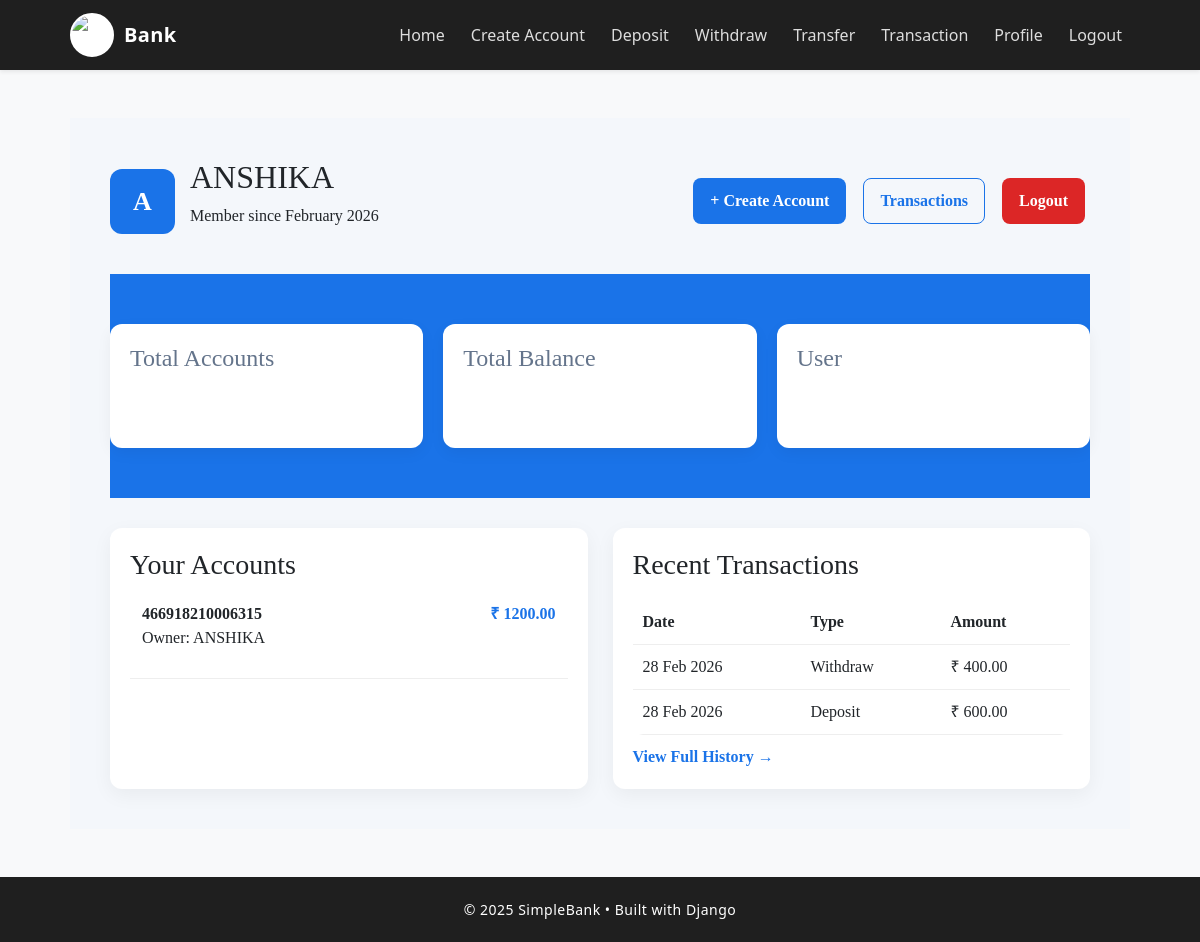
Screenshot of /profile/ (signed in) with the database file from the repository.
### bank/models.py (models this page shows, shortened)
class Account(models.Model):
    user = models.ForeignKey(settings.AUTH_USER_MODEL, on_delete=models.CASCADE)
    account_number = models.CharField(max_length=32, unique=True)
    balance = models.DecimalField(max_digits=12, decimal_places=2, default=0)

class Transaction(models.Model):
    TXN_TYPES = (
        ('CR', 'Credit'),
        ('DR', 'Debit'),
        ('TR', 'Transfer'),
        ('DP', 'Deposit'),
        ('WD', 'Withdraw'),
        ('RC', 'Received'),
    )
    account = models.ForeignKey(Account, on_delete=models.CASCADE, related_name='transactions')
    txn_type = models.CharField(max_length=2, choices=TXN_TYPES)
    amount = models.DecimalField(max_digits=12, decimal_places=2)
    timestamp = models.DateTimeField(auto_now_add=True)
    description = models.CharField(max_length=255, blank=True)
    class Meta:
        ordering = ['-timestamp']  # newest first

### bank/views.py (the view, shortened to what this page needs)
# urls.py: path('profile/', views.profile, name='profile'),
@login_required(login_url='login')
def profile(request):
    user = request.user
    accounts = Account.objects.filter(user=user)
    try:
        recent_transactions = Transaction.objects.filter(account__user=user).order_by('-timestamp')[:6]
    except DatabaseError:
        recent_transactions = []
    context = {
        "user": user,
        "accounts": accounts,
        "recent_transactions": recent_transactions,
    }
    return render(request, "profile.html", context)

### templates/profile.html (shortened to what this page needs)
{% extends "base.html" %}
{% block content %}
<section class="dashboard">
<div class="container">
<div class="profile-header">
    <div class="user-info">
        <div class="avatar">
            {{ user.username|slice:":1"|upper }}
        </div>
        <div>
            <h2>{{ user.get_full_name|default:user.username }}</h2>
            <p>Member since {{ user.date_joined|date:"F Y" }}</p>
        </div>
    </div>
    <div class="actions">
        <a href="{% url 'create_account' %}" class="btn primary">+ Create Account</a>
        <a href="{% url 'transactions' %}" class="btn outline">Transactions</a>
        <a href="{% url 'logout' %}" class="btn danger">Logout</a>
    </div>
</div>
<div class="stats">
    <div class="stat-card">
        <h4>Total Accounts</h4>
        <p>{{ accounts|length }}</p>
    </div>
    <div class="stat-card">
        <h4>Total Balance</h4>
        <p>
        </p>
    </div>
    <div class="stat-card">
        <h4>User</h4>
        <p>{{ user.username }}</p>
    </div>
</div>
<div class="grid">
<div class="card">
<h3>Your Accounts</h3>
{% if accounts %}
    {% for acc in accounts %}
    <div class="account-box">
        <div>
            <strong>{{ acc.account_number }}</strong>
            <p>Owner: {{ acc.user.username }}</p>
        </div>
        <div class="balance">
            ₹ {{ acc.balance|floatformat:2 }}
        </div>
    </div>
    {% endfor %}
{% else %}
<p class="empty">No accounts created yet.</p>
{% endif %}
</div>
<div class="card">
<h3>Recent Transactions</h3>
{% if recent_transactions %}
<table>
<tr>
<th>Date</th>
<th>Type</th>
<th>Amount</th>
</tr>
{% for t in recent_transactions %}
<tr>
<td>{{ t.timestamp|date:"d M Y" }}</td>
<td>{{ t.get_txn_type_display }}</td>
<td>₹ {{ t.amount }}</td>
</tr>
{% endfor %}
</table>
<a href="{% url 'transactions' %}" class="view-more">
View Full History →
</a>
{% else %}
<p class="empty">No transactions yet.</p>
{% endif %}
</div>
</div>
</div>
</section>
{% endblock %}

### static/css/style.css (style rules this page uses)
body { background: #f4f7fb; }
.card { border: none; border-radius: 12px; box-shadow: 0 4px 15px rgba(0,0,0,0.08); transition: 0.3s; }
table { background: white; border-radius: 10px; overflow: hidden; }
.btn { padding:12px 26px; border-radius:8px; text-decoration:none; font-weight:600; margin:5px; display:inline-block; }
.primary { background:#1a73e8; color:white; }
.outline { border:2px solid white; color:white; }
.stats { background:#1a73e8; color:white; padding:50px 0; }
.container { max-width:1100px; margin:auto; padding:0 20px; }
.dashboard { background:#f4f7fb; padding:40px 20px; font-family:Poppins; }
.container { max-width:1100px; margin:auto; }
.profile-header { display:flex; justify-content:space-between; align-items:center; margin-bottom:30px; flex-wrap:wrap; }
.user-info { display:flex; gap:15px; align-items:center; }
.avatar { width:65px; height:65px; border-radius:12px; background:#1a73e8; color:white; display:flex; align-items:center; justify-content:center; font-size:26px; font-weight:bold; }
.btn { padding:10px 16px; border-radius:8px; text-decoration:none; font-weight:600; margin-left:8px; }
.outline { border:1px solid #1a73e8; color:#1a73e8; }
.danger { background:#dc2626; color:white; }
.stats { display:grid; grid-template-columns:repeat(auto-fit,minmax(220px,1fr)); gap:20px; margin-bottom:30px; }
.stat-card { background:white; padding:20px; border-radius:12px; box-shadow:0 5px 15px rgba(0,0,0,0.05); }
.stat-card h4 { color:#64748b; margin-bottom:6px; }
.stat-card p { font-size:22px; font-weight:700; }
.grid { display:grid; grid-template-columns:1fr 1fr; gap:25px; }
.card { background:white; padding:20px; border-radius:12px; box-shadow:0 6px 20px rgba(0,0,0,0.05); }
.account-box { display:flex; justify-content:space-between; padding:12px; border-bottom:1px solid #eee; }
.balance { font-weight:700; color:#1a73e8; }
table { width:100%; border-collapse:collapse; margin-top:10px; }
th,td { padding:10px; border-bottom:1px solid #eee; text-align:left; }
.view-more { display:inline-block; margin-top:10px; color:#1a73e8; text-decoration:none; font-weight:600; }

### templates/base.html (style rules this page uses)
body { font-family: 'Segoe UI', Tahoma, sans-serif; background: #f8f9fa; }

### rows the page displays
Account: account_number "466918210006315", user.username "ANSHIKA", balance "1200.00"
Transaction: timestamp "28 Feb 2026", txn_type "Withdraw", amount "400.00"
Transaction: timestamp "28 Feb 2026", txn_type "Deposit", amount "600.00"

### other values shown
{{ user.username|slice:":1"|upper }} "A"
{{ user.get_full_name|default:user.username }} "ANSHIKA"
{{ user.date_joined|date:"F Y" }} "February 2026"
{{ now.year|default:2025 }} "2025"
